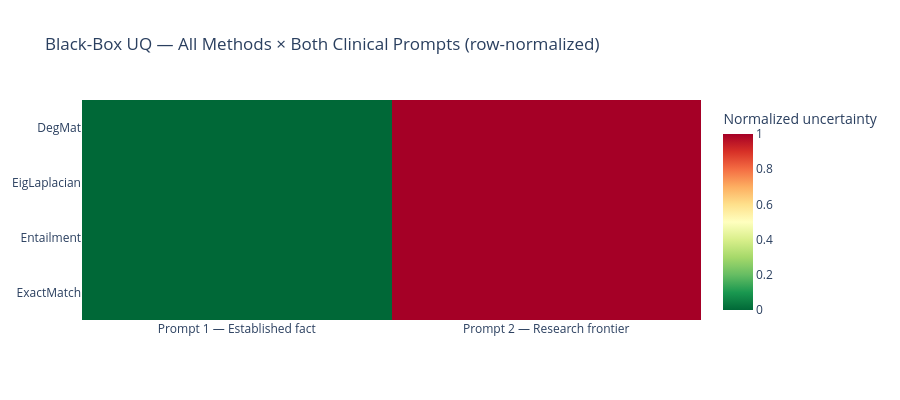

Here is the notebook cell this chart was saved with:
### Markdown cell above
## 📊 Wrap-Up: Summary Dashboard

All black-box methods compared side by side across both clinical prompts. Scores are min-max normalized per technique so each row shares the same [0, 1] range -- for comparing **relative rankings**, not absolute scale.

### Code cell
import plotly.express as px

results_df = pd.DataFrame(blackbox_results)
results_df = results_df.dropna(subset=["Uncertainty"])

pivot = results_df.pivot_table(index="Technique", columns="Prompt", values="Uncertainty")
norm = pivot.sub(pivot.min(axis=1), axis=0).div((pivot.max(axis=1) - pivot.min(axis=1)).replace(0, 1), axis=0)

fig = px.imshow(
    norm.values, x=norm.columns, y=norm.index, color_continuous_scale="RdYlGn_r",
    labels=dict(color="Normalized uncertainty"), aspect="auto",
    title="Black-Box UQ — All Methods × Both Clinical Prompts (row-normalized)",
)
fig.update_layout(height=max(400, 24 * len(norm)))
fig.show()

### Figure 1 — Plotly figure (JSON) as saved in the notebook; plotly's stock layout.template omitted (floating-point values rounded to 4 significant figures)
{"data": [{"coloraxis": "coloraxis", "hovertemplate": "x: %{x}<br>y: %{y}<br>Normalized uncertainty: %{z}<extra></extra>", "name": "0", "type": "heatmap", "x": ["Prompt 1 — Established fact", "Prompt 2 — Research frontier"], "xaxis": "x", "y": ["DegMat", "EigLaplacian", "Entailment", "ExactMatch"], "yaxis": "y", "z": [[0.0, 1.0], [0.0, 1.0], [0.0, 1.0], [0.0, 1.0]]}], "layout": {"coloraxis": {"autocolorscale": false, "colorbar": {"title": {"text": "Normalized uncertainty"}}, "colorscale": [[0, "rgb(0,104,55)"], [0.1, "rgb(26,152,80)"], [0.2, "rgb(102,189,99)"], [0.3, "rgb(166,217,106)"], [0.4, "rgb(217,239,139)"], [0.5, "rgb(255,255,191)"], [0.6, "rgb(254,224,139)"], [0.7, "rgb(253,174,97)"], [0.8, "rgb(244,109,67)"], [0.9, "rgb(215,48,39)"], [1, "rgb(165,0,38)"]]}, "height": 400, "title": {"text": "Black-Box UQ — All Methods × Both Clinical Prompts (row-normalized)"}, "xaxis": {"anchor": "y", "domain": [0, 1]}, "yaxis": {"anchor": "x", "autorange": "reversed", "domain": [0, 1]}}}
